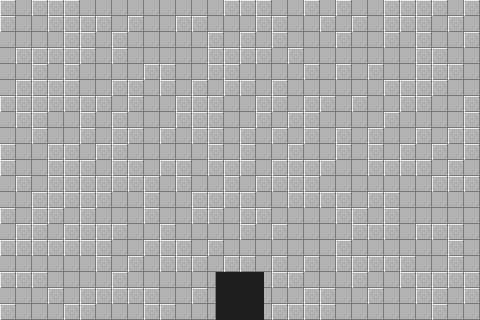

A level layout from a 2D game, rendered from its tile map. Below: a short description, then the map file with its tile-grid data intact:
An orthogonal 30x20 tile map with 16x16 px tiles, 1 tile layer (ground), 2 hidden layers not drawn.

<map version="1.8" tiledversion="1.8.4" orientation="orthogonal" renderorder="right-down" width="30" height="20" tilewidth="16" tileheight="16" infinite="0" nextlayerid="4" nextobjectid="1">
 <tileset firstgid="1" source="tileset.tsx" />
 <layer id="1" name="ground" width="30" height="20">
  <data encoding="csv">
4,3,4,4,4,3,3,3,3,3,3,3,3,3,4,4,4,3,3,4,3,4,3,3,4,4,4,4,3,4,
4,3,3,4,4,4,4,3,4,3,3,4,4,3,3,3,4,4,3,3,4,3,4,3,4,4,4,3,4,3,
3,3,3,3,4,4,3,4,3,3,3,3,3,4,3,4,3,4,3,3,3,4,3,3,4,3,4,3,3,4,
3,4,4,4,4,4,3,4,3,3,3,3,3,4,4,4,4,3,4,3,3,3,3,3,3,3,4,4,3,3,
3,3,4,3,4,3,3,3,3,4,4,3,3,4,4,3,3,3,3,4,3,4,3,4,3,3,4,4,4,3,
3,4,4,4,4,3,3,4,4,3,4,3,4,3,4,4,3,4,3,3,3,3,3,3,4,4,4,4,3,3,
4,4,4,4,4,4,4,3,4,3,3,4,4,4,3,3,4,4,3,4,4,3,4,3,3,4,4,3,3,4,
3,4,4,3,3,4,3,4,3,3,3,4,4,4,3,3,4,3,4,4,3,3,3,3,4,3,3,3,3,4,
3,3,4,3,3,4,3,4,4,3,4,3,4,4,3,4,3,4,3,4,3,4,3,4,3,3,4,3,4,4,
4,3,3,4,4,3,4,4,3,3,3,3,3,4,3,4,3,3,4,3,3,4,3,4,3,4,3,4,3,4,
4,3,3,4,4,4,3,4,4,3,4,4,3,4,4,4,3,4,4,4,4,3,3,4,4,4,4,3,4,3,
3,4,3,4,4,4,4,4,4,4,3,4,3,3,4,3,4,4,4,4,3,3,3,3,3,3,3,4,4,4,
3,3,4,4,4,4,4,3,3,4,3,3,4,4,4,4,3,3,4,4,4,4,3,4,4,3,3,3,3,3,
4,3,4,4,3,4,3,3,3,4,3,3,4,4,3,4,4,3,3,3,3,4,4,3,4,3,3,3,3,3,
3,4,4,3,4,4,4,4,3,3,4,3,3,3,3,4,3,4,3,3,3,3,4,4,4,3,4,4,4,3,
4,4,4,4,4,4,4,3,3,4,4,4,3,4,3,3,3,3,3,3,3,4,3,3,3,3,3,3,4,3,
3,3,3,3,3,3,4,3,4,3,4,4,4,3,4,4,3,4,3,4,3,4,4,4,4,4,3,3,4,3,
4,4,4,3,3,3,3,4,3,3,3,3,3,18,5,5,20,4,4,3,3,3,4,3,3,4,4,4,4,4,
3,3,3,4,3,4,4,4,4,4,3,3,4,18,5,5,20,3,3,4,4,3,3,4,3,3,4,4,3,4,
4,3,3,3,4,4,3,3,3,4,4,3,3,18,5,5,20,4,4,4,4,3,3,3,3,3,3,4,3,3
</data>
 </layer>
 <layer id="2" name="props" width="30" height="20" visible="0">
  <data encoding="csv">
0,0,0,0,0,0,0,0,0,0,0,0,0,0,0,0,0,0,0,0,0,0,0,0,0,0,0,0,0,0,
0,39,1610612775,1610612775,1610612774,3221225510,1610612774,0,0,0,0,0,0,0,0,0,0,39,0,38,38,0,0,0,0,0,0,0,0,0,
0,0,0,0,0,0,0,0,0,0,0,0,0,0,0,0,0,0,0,0,0,0,0,0,0,0,0,0,0,0,
0,0,0,0,0,0,0,0,0,0,0,0,0,0,0,0,0,0,0,0,0,0,0,0,0,0,0,0,0,0,
0,0,0,0,0,0,0,0,0,0,0,0,0,0,0,0,0,0,0,0,0,0,0,0,0,0,0,0,0,0,
0,0,0,0,0,0,0,0,0,0,0,0,0,39,0,0,0,0,0,0,0,0,0,0,0,0,0,0,0,0,
0,0,0,0,0,0,0,0,0,0,0,0,0,38,0,0,0,0,0,0,0,0,0,0,0,0,0,0,0,0,
0,0,0,0,0,0,0,0,0,0,0,0,0,0,0,0,0,0,0,0,0,0,0,0,0,0,0,0,0,0,
0,38,0,0,0,0,0,0,0,0,0,0,0,0,0,0,0,0,0,0,0,0,0,0,38,0,0,0,0,0,
0,0,0,0,0,0,0,0,0,0,0,0,0,0,0,0,0,0,0,0,0,0,0,38,38,0,0,0,0,0,
0,0,0,0,0,0,0,0,0,0,0,0,0,0,0,0,0,0,0,0,0,0,0,0,0,0,0,0,0,0,
0,0,0,0,0,0,0,0,0,0,0,0,0,0,0,38,38,0,0,0,0,0,0,0,0,0,0,0,0,0,
0,0,0,0,0,0,0,0,0,0,0,0,0,0,0,38,0,0,0,0,0,0,0,0,0,0,0,0,0,0,
0,0,0,0,0,0,0,0,0,0,0,0,0,0,0,0,0,38,0,0,0,0,0,0,0,0,0,0,0,0,
0,0,0,0,0,0,0,0,0,0,0,0,0,0,0,38,0,0,0,0,0,0,0,0,0,0,0,0,0,0,
0,0,0,0,0,0,0,0,0,0,0,0,0,0,0,0,0,0,0,0,0,0,39,39,0,0,0,0,0,0,
0,39,39,0,0,0,0,0,0,0,0,0,0,26,26,26,26,31,0,0,0,0,0,0,0,0,0,0,0,0,
0,0,0,0,0,0,0,0,0,0,0,0,0,0,0,0,0,28,0,0,0,0,0,0,0,0,29,0,0,28,
0,0,0,0,0,0,0,0,0,0,0,0,0,0,0,0,0,28,0,0,0,0,0,0,0,0,29,0,0,28,
0,0,0,0,0,0,0,0,0,0,0,0,0,27,27,27,27,32,0,0,0,0,0,0,0,0,33,27,27,32
</data>
 </layer>
 <layer id="3" name="walls" width="30" height="20" visible="0">
  <data encoding="csv">
1,1,1,1,1,1,1,1,1,1,1,1,1,1,1,1,1,1,1,1,1,1,1,1,1,1,1,1,1,1,
1,0,0,0,0,0,0,0,0,0,0,0,0,0,0,0,1,0,1,0,0,1,0,0,0,0,0,0,0,1,
1,0,0,0,0,0,0,0,0,0,0,0,0,0,0,0,0,0,1,0,0,1,0,0,0,0,0,0,0,1,
1,0,0,0,0,0,0,0,0,0,0,0,0,0,1,0,0,0,1,0,0,1,0,0,0,0,0,0,0,1,
1,0,0,1,1,1,1,1,1,1,1,1,1,1,1,0,0,0,1,0,0,1,0,0,0,1,0,0,0,1,
1,0,0,0,0,0,0,0,0,0,0,0,0,0,1,0,0,0,1,0,0,1,0,0,0,1,0,0,0,1,
1,0,0,0,0,0,0,0,0,0,0,0,0,0,1,0,0,0,1,0,0,1,0,0,0,1,0,0,0,1,
1,1,1,1,1,1,1,1,1,1,1,0,0,0,1,0,0,0,0,0,0,0,0,0,0,1,0,0,0,1,
1,0,0,0,0,0,0,0,0,0,0,0,0,0,1,0,0,0,0,0,0,0,0,0,0,1,0,0,0,1,
1,0,0,0,0,0,0,0,0,0,0,0,0,0,1,0,0,0,0,0,0,0,0,0,0,1,0,0,0,1,
1,0,0,1,1,1,1,1,1,0,1,1,0,0,1,0,0,0,1,1,1,1,1,1,1,1,0,0,0,1,
1,0,0,1,1,1,1,0,0,0,1,1,0,0,1,0,0,0,1,0,0,0,0,0,0,0,0,0,0,1,
1,0,0,1,1,1,1,0,1,1,1,1,0,0,1,0,0,0,1,0,0,0,0,0,0,0,0,0,0,1,
1,0,0,0,0,0,0,0,0,0,0,0,0,0,1,0,0,0,1,0,0,0,0,0,0,0,0,0,0,1,
1,0,0,0,0,0,0,0,0,0,0,0,0,0,1,0,0,0,1,0,0,0,1,1,1,1,1,1,1,1,
1,1,1,0,0,0,1,1,1,1,1,1,1,1,1,1,1,1,1,0,0,0,0,1,0,0,0,0,0,1,
1,0,0,0,0,0,0,0,0,0,0,0,1,0,0,0,0,0,1,0,0,0,0,1,0,1,1,0,0,1,
1,0,0,0,0,0,0,0,0,0,0,0,0,0,0,0,0,0,1,0,0,0,0,1,0,1,0,0,0,0,
1,0,0,0,0,0,0,0,0,0,0,0,0,0,0,0,0,0,1,0,0,0,0,0,0,1,0,0,0,0,
1,1,1,1,1,1,1,1,1,1,1,1,1,0,0,0,0,0,1,1,1,1,1,1,1,1,0,0,0,0
</data>
 </layer>
</map>
